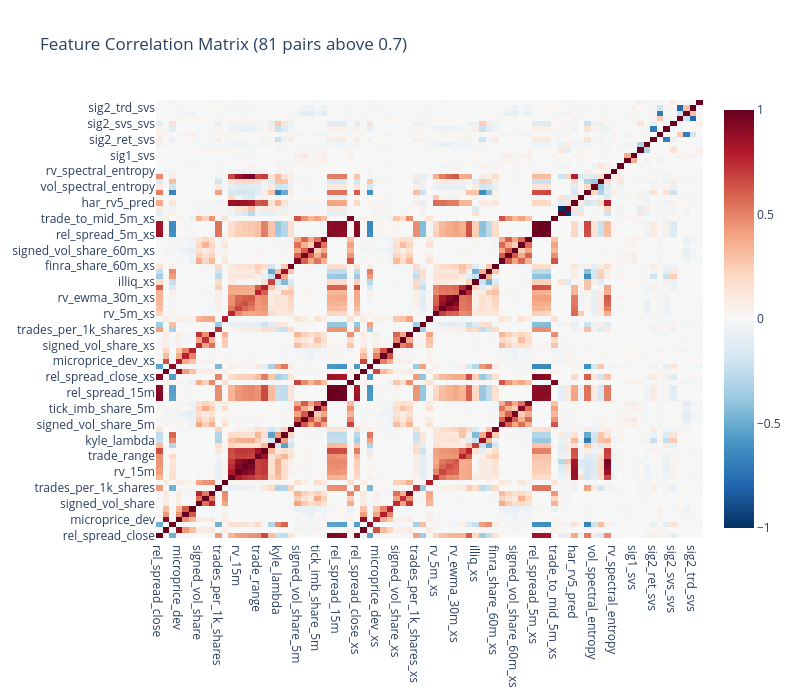

The cell this chart's notebook holds for it:
### Markdown cell above
### Correlation Heatmap

### Code cell
fig = go.Figure(
    data=go.Heatmap(
        z=corr_matrix.values,
        x=corr_matrix.columns.tolist(),
        y=corr_matrix.columns.tolist(),
        colorscale="RdBu_r",
        zmid=0,
        zmin=-1,
        zmax=1,
    )
)
fig.update_layout(
    title=f"Feature Correlation Matrix ({len(high_corr_pairs)} pairs above 0.7)",
    template="plotly_white",
    height=700,
    width=800,
)
fig.show()

### Figure 1 — Plotly figure (JSON) as saved in the notebook; plotly's stock layout.template omitted (floating-point values rounded to 4 significant figures; data arrays with more than 128 entries replaced by an {"elided": "..."} marker saying what was removed)
{"data": [{"colorscale": [[0.0, "rgb(5,48,97)"], [0.1, "rgb(33,102,172)"], [0.2, "rgb(67,147,195)"], [0.3, "rgb(146,197,222)"], [0.4, "rgb(209,229,240)"], [0.5, "rgb(247,247,247)"], [0.6, "rgb(253,219,199)"], [0.7, "rgb(244,165,130)"], [0.8, "rgb(214,96,77)"], [0.9, "rgb(178,24,43)"], [1.0, "rgb(103,0,31)"]], "type": "heatmap", "x": ["rel_spread_close", "depth_imb", "quote_rate", "microprice_dev", "microprice_dev_5m", "microprice_dev_15m", "signed_vol_share", "tick_imb_share", "trade_to_mid_rel", "trades_per_1k_shares", "r1m", "rv_5m", "rv_15m", "rv_30m", "rv_ewma_30m", "trade_range", "quote_range", "illiq", "kyle_lambda", "dollar_vol", "finra_share_60m", "signed_vol_share_5m", "signed_vol_share_15m", "signed_vol_share_60m", "tick_imb_share_5m", "tick_imb_share_15m", "rel_spread_5m", "rel_spread_15m", "rel_spread_60m", "trade_to_mid_5m", "rel_spread_close_xs", "depth_imb_xs", "quote_rate_xs", "microprice_dev_xs", "microprice_dev_5m_xs", "microprice_dev_15m_xs", "signed_vol_share_xs", "tick_imb_share_xs", "trade_to_mid_rel_xs", "trades_per_1k_shares_xs", "cross_locked_share_xs", "r1m_xs", "rv_5m_xs", "rv_15m_xs", "rv_30m_xs", "rv_ewma_30m_xs", "trade_range_xs", "quote_range_xs", "illiq_xs", "kyle_lambda_xs", "dollar_vol_xs", "finra_share_60m_xs", "signed_vol_share_5m_xs", "signed_vol_share_15m_xs", "signed_vol_share_60m_xs", "tick_imb_share_5m_xs", "tick_imb_share_15m_xs", "rel_spread_5m_xs", "rel_spread_15m_xs", "rel_spread_60m_xs", "trade_to_mid_5m_xs", "time_since_open", "time_to_close", "har_rv5_pred", "har_residual", "vol_spectral_energy", "vol_spectral_entropy", "vol_low_freq_ratio", "rv_spectral_energy", "rv_spectral_entropy", "rv_low_freq_ratio", "sig1_ret", "sig1_svs", "sig1_trd", "sig2_ret_ret", "sig2_ret_svs", "sig2_ret_trd", "sig2_svs_ret", "sig2_svs_svs", "sig2_svs_trd", "sig2_trd_ret", "sig2_trd_svs", "sig2_trd_trd"], "y": ["rel_spread_close", "depth_imb", "quote_rate", "microprice_dev", "microprice_dev_5m", "microprice_dev_15m", "signed_vol_share", "tick_imb_share", "trade_to_mid_rel", "trades_per_1k_shares", "r1m", "rv_5m", "rv_15m", "rv_30m", "rv_ewma_30m", "trade_range", "quote_range", "illiq", "kyle_lambda", "dollar_vol", "finra_share_60m", "signed_vol_share_5m", "signed_vol_share_15m", "signed_vol_share_60m", "tick_imb_share_5m", "tick_imb_share_15m", "rel_spread_5m", "rel_spread_15m", "rel_spread_60m", "trade_to_mid_5m", "rel_spread_close_xs", "depth_imb_xs", "quote_rate_xs", "microprice_dev_xs", "microprice_dev_5m_xs", "microprice_dev_15m_xs", "signed_vol_share_xs", "tick_imb_share_xs", "trade_to_mid_rel_xs", "trades_per_1k_shares_xs", "cross_locked_share_xs", "r1m_xs", "rv_5m_xs", "rv_15m_xs", "rv_30m_xs", "rv_ewma_30m_xs", "trade_range_xs", "quote_range_xs", "illiq_xs", "kyle_lambda_xs", "dollar_vol_xs", "finra_share_60m_xs", "signed_vol_share_5m_xs", "signed_vol_share_15m_xs", "signed_vol_share_60m_xs", "tick_imb_share_5m_xs", "tick_imb_share_15m_xs", "rel_spread_5m_xs", "rel_spread_15m_xs", "rel_spread_60m_xs", "trade_to_mid_5m_xs", "time_since_open", "time_to_close", "har_rv5_pred", "har_residual", "vol_spectral_energy", "vol_spectral_entropy", "vol_low_freq_ratio", "rv_spectral_energy", "rv_spectral_entropy", "rv_low_freq_ratio", "sig1_ret", "sig1_svs", "sig1_trd", "sig2_ret_ret", "sig2_ret_svs", "sig2_ret_trd", "sig2_svs_ret", "sig2_svs_svs", "sig2_svs_trd", "sig2_trd_ret", "sig2_trd_svs", "sig2_trd_trd"], "z": {"elided": "83x83 float values"}, "zmax": 1, "zmid": 0, "zmin": -1}], "layout": {"height": 700, "title": {"text": "Feature Correlation Matrix (81 pairs above 0.7)"}, "width": 800}}
